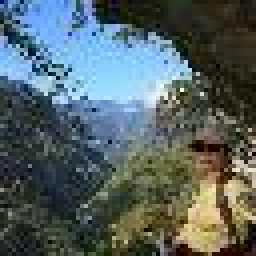
#> input picture 1_dataset_augmentator/test/test_103.JPEG, 64 x 64 px (shown 4 times larger)
$ python -i data_augmentation.py   (imports and definitions only)
#> lines starting #> are read from the running program, lines starting #| are printed output that depends on the picture
from PIL import Image
from PIL import ImageFilter
import os
import random
import argparse

ap = argparse.ArgumentParser()
# [4 lines not run here, left out]

# [1 line that did not run here, left out]
# [1 line that did not run here, left out]
# [1 line that did not run here, left out]

# [1 line that did not run here, left out]

# [2 lines not run here, left out]


def apply_transformation(image):
    transformation = random.randint(0, 3)
    result = 0
    if transformation == 0:
        rand_blur = random.randint(2, 10)
        result = image.filter(ImageFilter.GaussianBlur(rand_blur))
    elif transformation == 1:
        rand_resize = random.uniform(0.25, 2.5)
        result = image.resize((int(image.width * rand_resize), int(image.height * rand_resize)))
    else:
        result = image.transpose(Image.FLIP_TOP_BOTTOM)
    return result


# [7 lines not run here, left out]

>>> from PIL import Image
>>> picture = Image.open('test/test_103.JPEG')
#> picture is the input picture: PIL image 64x64 RGB; mean R, G, B 84.9, 98.3, 99.1
>>> result = apply_transformation(picture)
#> in apply_transformation, `result = image.transpose(Image.FLIP_TOP_BOTTOM)`:
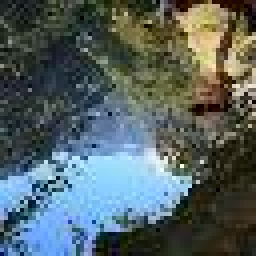
#> result: PIL image 64x64 RGB (shown 4 times larger); mean R, G, B 84.9, 98.3, 99.1
